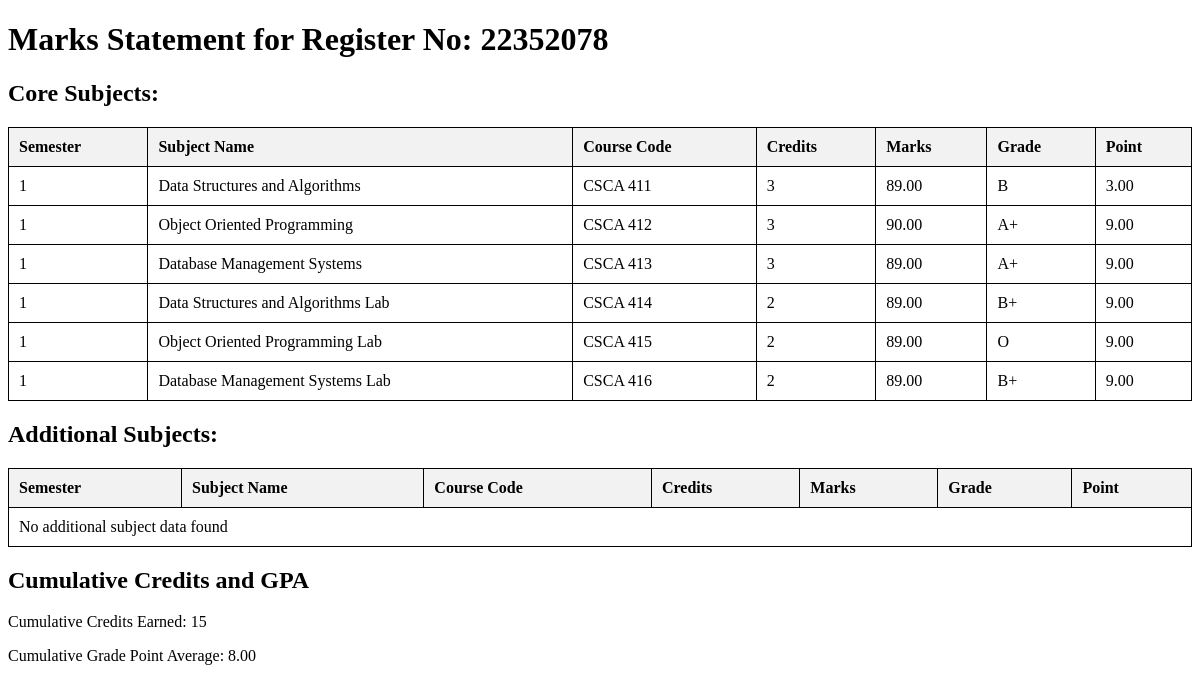
Page /fetch_marksheet.php?register_no=22352078 on the committed database.
### tables this page shows
CREATE TABLE `core_subjects` (
  `id` int(11) NOT NULL,
  `register_no` varchar(20) NOT NULL,
  `subject_name` varchar(100) NOT NULL,
  `subject_code` varchar(20) NOT NULL,
  `credits` int(11) NOT NULL,
  `points` decimal(4,2) NOT NULL,
  `marks` decimal(5,2) NOT NULL,
  `grade` varchar(2) NOT NULL,
  `semester` int(11) NOT NULL,
  `created_at` timestamp NOT NULL DEFAULT current_timestamp()
);

### fetch_marksheet.php (the view, shortened to what this page needs)
<?php
$servername = "localhost";
$username = "root";
$password = "";
$dbname = "university";
$conn = new mysqli($servername, $username, $password, $dbname);
$register_no = isset($_GET['register_no']) ? $_GET['register_no'] : '';
$core_sql = "SELECT * FROM core_subjects WHERE register_no = '$register_no'";
$core_result = $conn->query($core_sql);
$additional_sql = "SELECT * FROM additional_subjects WHERE register_no = '$register_no'";
$additional_result = $conn->query($additional_sql);
?>
<!DOCTYPE html>
<html>
<head>
</head>
<body>
    <h1>Marks Statement for Register No: <?php echo htmlspecialchars($register_no); ?></h1>
    <h2>Core Subjects:</h2>
    <table>
        <tr>
            <th>Semester</th>
            <th>Subject Name</th>
            <th>Course Code</th>
            <th>Credits</th>
            <th>Marks</th>
            <th>Grade</th>
            <th>Point</th>
        </tr>
        <?php
        if ($core_result->num_rows > 0) {
            while($row = $core_result->fetch_assoc()) {
                echo "<tr>
                        <td>{$row['semester']}</td>
                        <td>{$row['subject_name']}</td>
                        <td>{$row['subject_code']}</td>
                        <td>{$row['credits']}</td>
                        <td>{$row['marks']}</td>
                        <td>{$row['grade']}</td>
                        <td>{$row['points']}</td>
                      </tr>";
            }
        } else {
            echo "<tr><td colspan='7'>No core subject data found</td></tr>";
        }
        ?>
    </table>
    <h2>Additional Subjects:</h2>
    <table>
        <tr>
            <th>Semester</th>
            <th>Subject Name</th>
            <th>Course Code</th>
            <th>Credits</th>
            <th>Marks</th>
            <th>Grade</th>
            <th>Point</th>
        </tr>
        <?php
        if ($additional_result->num_rows > 0) {
            while($row = $additional_result->fetch_assoc()) {
                echo "<tr>
                        <td>{$row['semester']}</td>
                        <td>{$row['subject_name']}</td>
                        <td>{$row['subject_code']}</td>
                        <td>{$row['credits']}</td>
                        <td>{$row['marks']}</td>
                        <td>{$row['grade']}</td>
                        <td>{$row['points']}</td>
                      </tr>";
            }
        } else {
            echo "<tr><td colspan='7'>No additional subject data found</td></tr>";
        }
        ?>
    </table>
    <h2>Cumulative Credits and GPA</h2>
    <?php
    $cumulative_core_sql = "SELECT SUM(credits) AS total_credits, AVG(points) AS gpa FROM core_subjects WHERE register_no = '$register_no'";
    $cumulative_core_result = $conn->query($cumulative_core_sql);
    $cumulative_additional_sql = "SELECT SUM(credits) AS total_credits, AVG(points) AS gpa FROM additional_subjects WHERE register_no = '$register_no'";
    $cumulative_additional_result = $conn->query($cumulative_additional_sql);
    $total_credits = 0;
    $total_points = 0;
    $total_subjects = 0;
    if ($cumulative_core_result->num_rows > 0) {
        $core_row = $cumulative_core_result->fetch_assoc();
        $total_credits += $core_row['total_credits'];
        $total_points += $core_row['gpa'] * $core_row['total_credits'];
        $total_subjects += $core_row['total_credits'];
    }
    if ($cumulative_additional_result->num_rows > 0) {
        $additional_row = $cumulative_additional_result->fetch_assoc();
        $total_credits += $additional_row['total_credits'];
        $total_points += $additional_row['gpa'] * $additional_row['total_credits'];
        $total_subjects += $additional_row['total_credits'];
    }
    $cumulative_gpa = ($total_subjects > 0) ? ($total_points / $total_subjects) : 0;
    echo "<p>Cumulative Credits Earned: " . $total_credits . "</p>";
    echo "<p>Cumulative Grade Point Average: " . number_format($cumulative_gpa, 2) . "</p>";
    ?>
</body>
</html>

### fetch_marksheet.php (style rules this page uses)
table { width: 100%; border-collapse: collapse; }
table, th, td { border: 1px solid black; }
th, td { padding: 10px; text-align: left; }
th { background-color: #f2f2f2; }

### rows in the picture
core_subjects: semester "1", subject_name "Data Structures and Algorithms", subject_code "CSCA 411", credits "3", marks "89.00", grade "B", points "3.00"
core_subjects: semester "1", subject_name "Object Oriented Programming", subject_code "CSCA 412", credits "3", marks "90.00", grade "A+", points "9.00"
core_subjects: semester "1", subject_name "Database Management Systems", subject_code "CSCA 413", credits "3", marks "89.00", grade "A+", points "9.00"
core_subjects: semester "1", subject_name "Data Structures and Algorithms Lab", subject_code "CSCA 414", credits "2", marks "89.00", grade "B+", points "9.00"
core_subjects: semester "1", subject_name "Object Oriented Programming Lab", subject_code "CSCA 415", credits "2", marks "89.00", grade "O", points "9.00"
core_subjects: semester "1", subject_name "Database Management Systems Lab", subject_code "CSCA 416", credits "2", marks "89.00", grade "B+", points "9.00"

### other values in the picture
$register_no "22352078"
$total_credits "15"
$cumulative_gpa "8.00"
